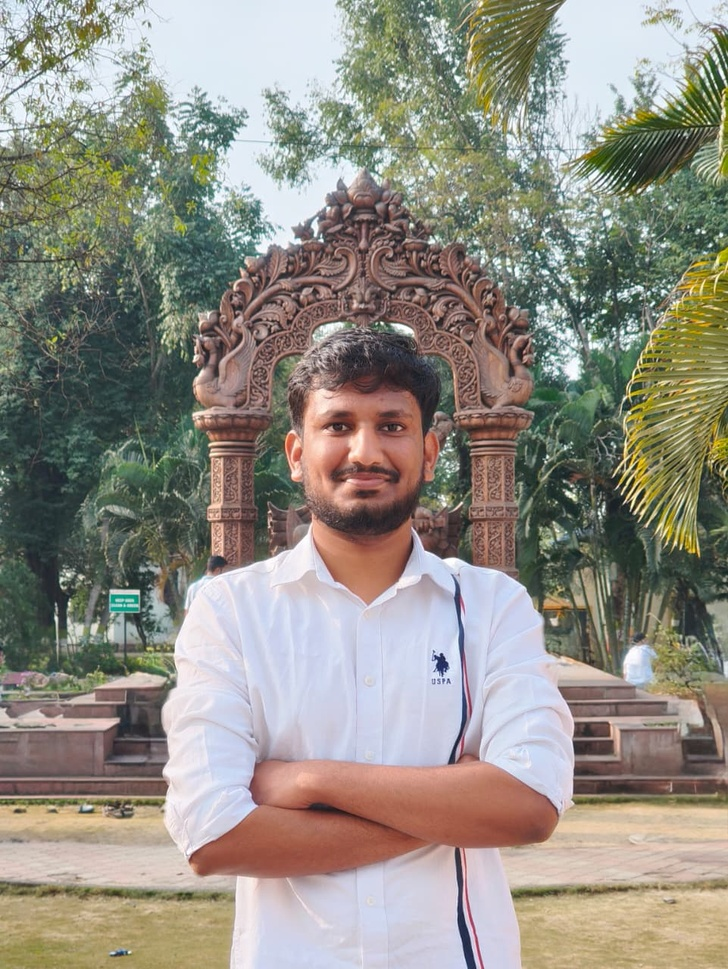
#> input picture assignment2/assignment2A/input.jpeg, 728 x 969 px, shrunk from 961 x 1280 before the run
$ python a2a.py
#> lines starting #> are read from the running program, lines starting #| are printed output that depends on the picture
import numpy as np
import matplotlib.pyplot as plt
from PIL import Image

img = np.array(Image.open('input.jpeg').convert('RGB'))
#> img is the input picture: shape (969, 728, 3); mean R, G, B 146.2, 142.3, 132.2

R = img[:, :, 0]
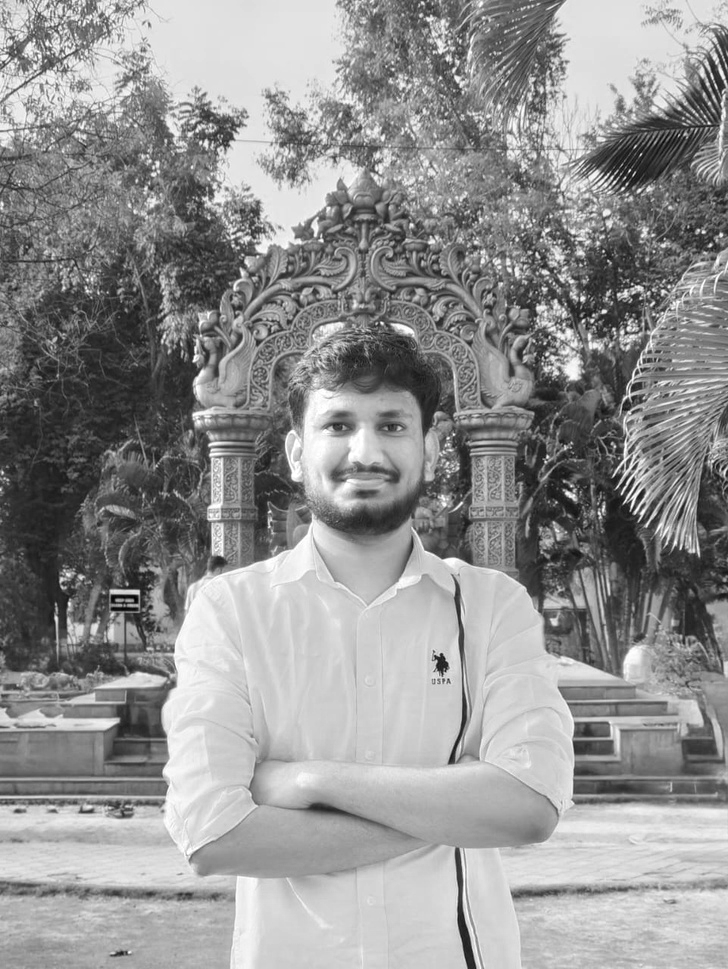
#> R: shape (969, 728); min 1, max 255, mean 146.2
G = img[:, :, 1]
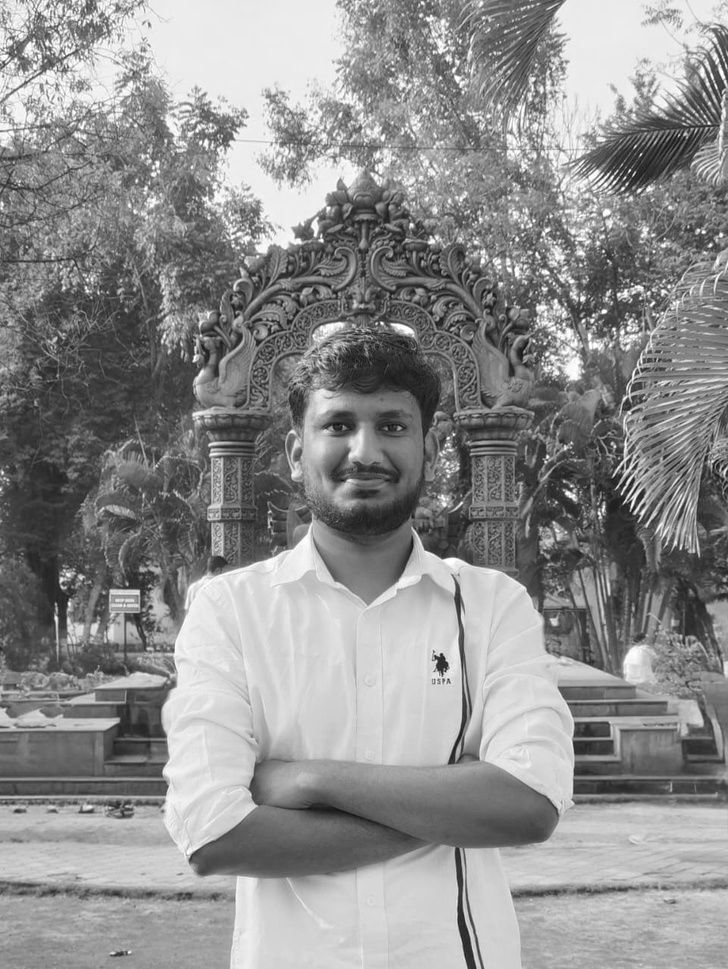
#> G: shape (969, 728); min 13, max 255, mean 142.3
B = img[:, :, 2]
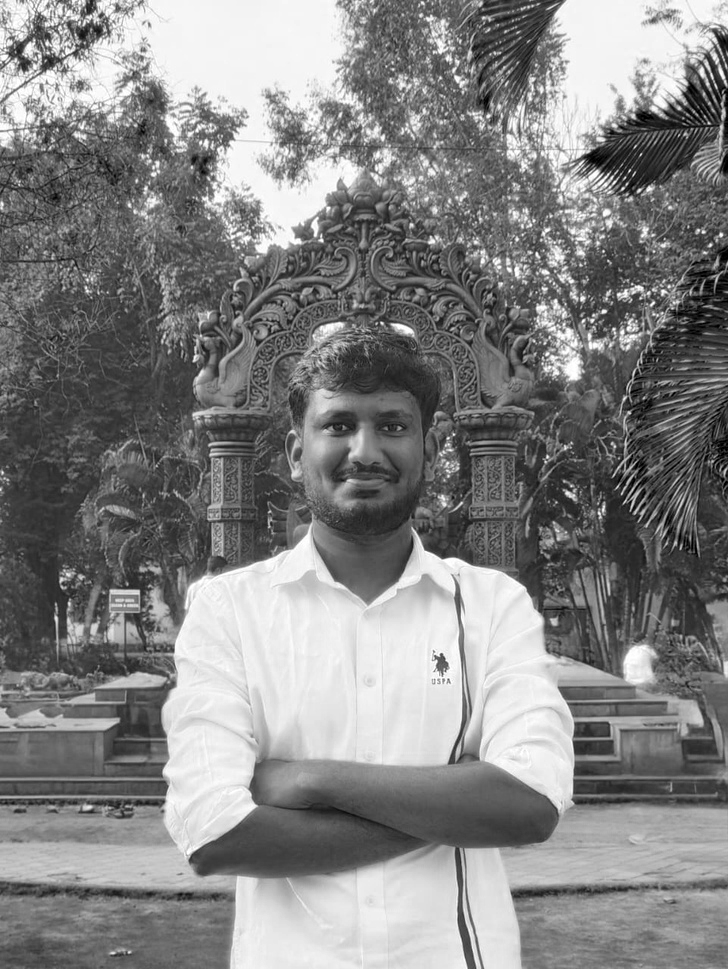
#> B: shape (969, 728); min 0, max 255, mean 132.2

plt.figure(figsize=(12, 4))

plt.subplot(1, 3, 1)
plt.imshow(R, cmap='Reds', vmin=0, vmax=255)
plt.title('Red Channel')

plt.subplot(1, 3, 2)
plt.imshow(G, cmap='Greens', vmin=0, vmax=255)
plt.title('Green Channel')

plt.subplot(1, 3, 3)
plt.imshow(B, cmap='Blues', vmin=0, vmax=255)
plt.title('Blue Channel')

plt.tight_layout()
plt.savefig("output.png")
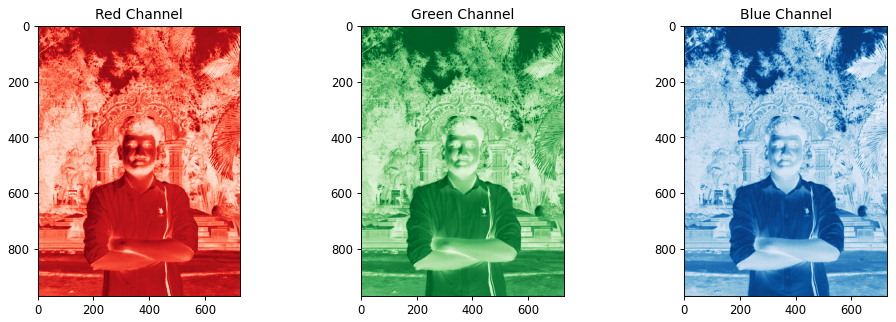
#> figure drawn by matplotlib, 3 panels
